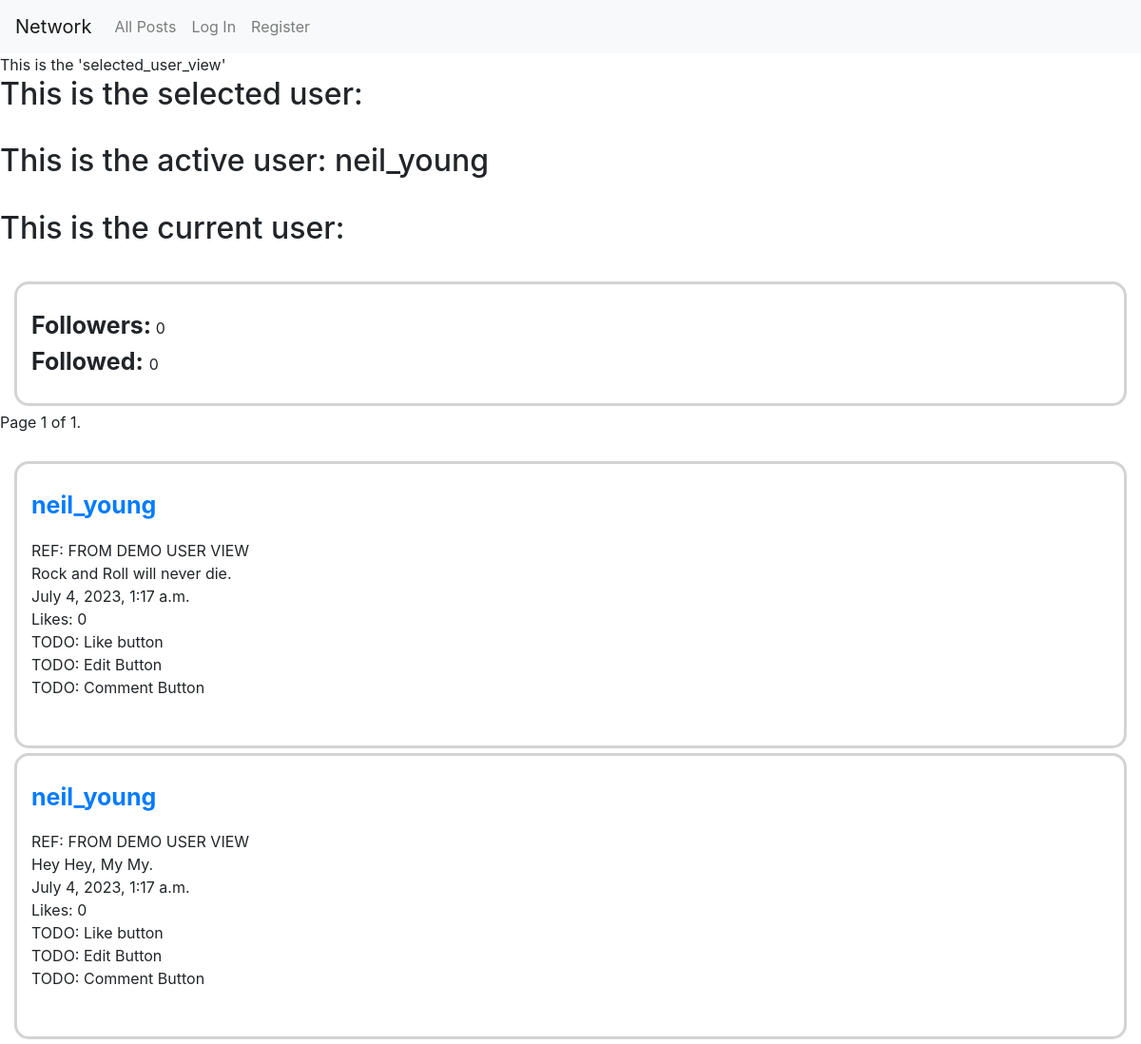
Before: /demo_user/neil_young with the older database file.
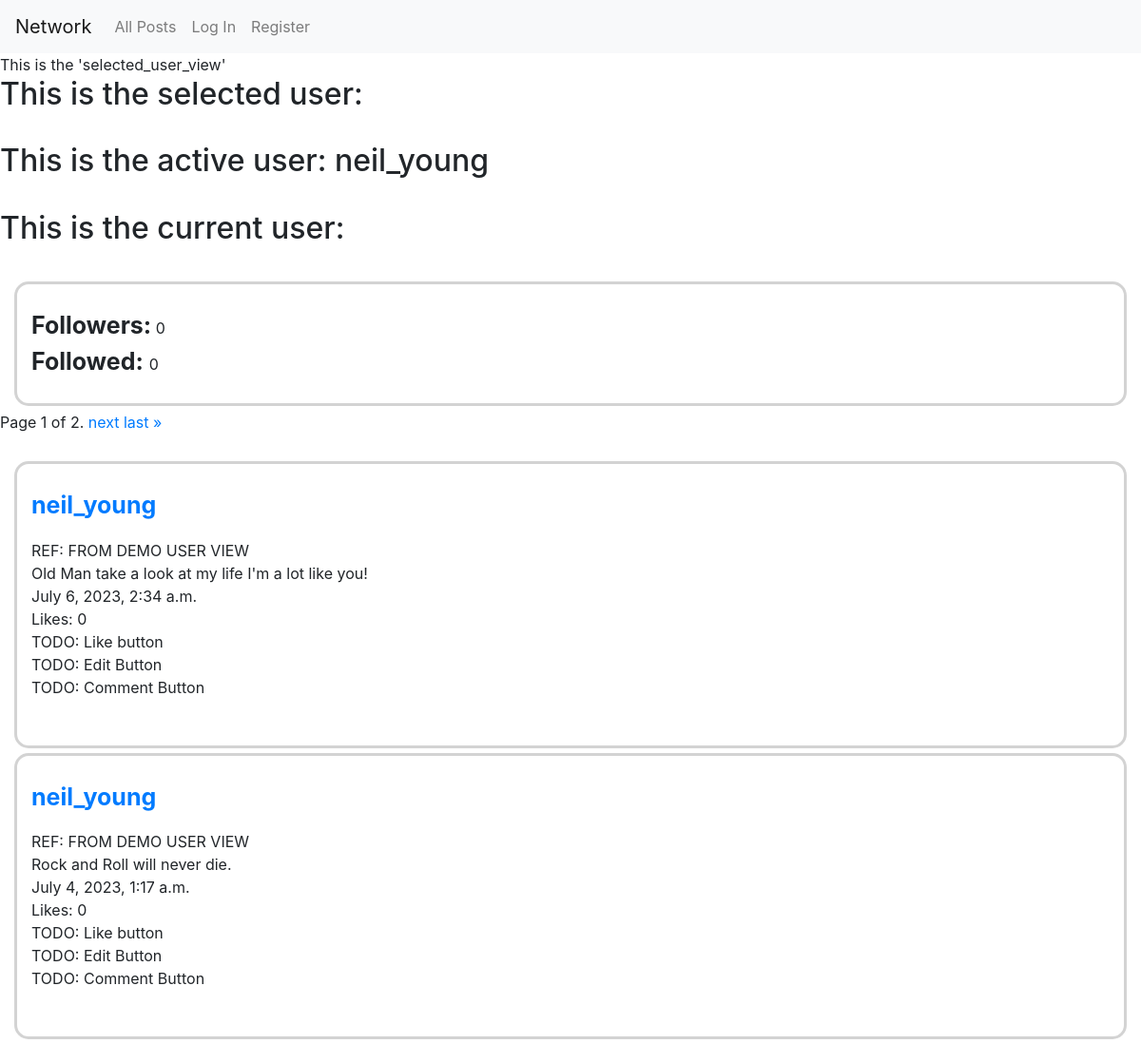
After: the same page with the newer database file.
### network/models.py (models this page shows, shortened)
class User(AbstractUser):
    followed_by_user = models.IntegerField(default=0)
    followers_of_user = models.IntegerField(default=0)
    def __str__(self):
        return f"{self.username}"

class Post(models.Model):
    content = models.CharField(max_length=128)
    user = models.ForeignKey(User, on_delete=models.CASCADE, related_name="user")
    likes = models.IntegerField(default=0)
    timestamp = models.DateTimeField(auto_now_add=True)

### network/views.py (the view)
# urls.py: path("demo_user/<str:request_name>", views.demo_user, name="demo_user"),
def demo_user(request, request_name=None):
    print(request, request_name)
    active_user = User.objects.get(username=request_name)
    print("active_user: ", active_user)
    active_user_posts = Post.objects.filter(user=active_user.id).order_by("-timestamp")
    paginator_active_user = Paginator(active_user_posts, 2)
    page_number = request.GET.get('page')
    page_obj_active_user = paginator_active_user.get_page(page_number)
    return render(request, "network/demo_user.html",{
                      "page_obj_active_user": page_obj_active_user,
                      "active_user": active_user
                  })

### network/templates/network/demo_user.html (shortened to what this page needs)
{% extends "network/layout.html" %}
{% load static %}
{% block body %}
    <div id="selected_user_view">
    This is the 'selected_user_view'
    <h2>This is the selected user: {{selected_user}}</h2><br>
    <h2>This is the active user: {{active_user}}</h2><br>
    <h2>This is the current user: {{current_user}}</h2><br>
    <p class="post_style" >
      <strong style="font-size:25px;">Followers:</strong> {{ active_user.followers_of_user }}<br>
      <strong style="font-size:25px;">Followed: </strong> {{ active_user.followed_by_user }} <br>
    </p>
    <div class="pagination">
      <span class="step-links">
      <span class="current">
        Page {{ page_obj_active_user.number }} of {{ page_obj_active_user.paginator.num_pages }}.
      </span>
      {% if page_obj_active_user.has_next %}
        <a href="?page={{ page_obj_active_user.next_page_number }}">next</a>
        <a href="?page={{ page_obj_active_user.paginator.num_pages }}">last &raquo;</a>
      {% endif %}
      </span>
    </div><br>
    {% for p in page_obj_active_user %}
      <div class="post_style">
        <p id="userlink" class="active_user_page"
          style="font-size:25px; font-weight: bold;"> <a href="#">{{p.user}}</a>
        </p>
          REF: FROM DEMO USER VIEW
          <br>
          {{p.content}}<br>
          {{p.timestamp}}<br>
          Likes: {{p.likes}}<br>
          TODO: Like button<br>
          TODO: Edit Button<br>
          TODO: Comment Button
          <br><br>
      </div>
{% endfor %}
</div>
{% endblock %}

### network/templates/network/layout.html (shortened to what this page needs)
{% load static %}
<!DOCTYPE html>
<html lang="en">
    <head>
        <link rel="stylesheet" href="https://stackpath.bootstrapcdn.com/bootstrap/4.4.1/css/bootstrap.min.css">
        <link  href="{% static 'network/styles.css' %}" rel="stylesheet">
    </head>
    <body>
        <nav class="navbar navbar-expand-lg navbar-light bg-light">
        <a class="navbar-brand" href="#">Network</a>
            <div class="testclass">
              <ul class="navbar-nav mr-auto">
                  <li id="all_posts" class="nav-item">
                    <a class="nav-link" href="#">All Posts</a>
                  </li>
                {% if user.is_authenticated %}
                  <li id="new_post" class="nav-item">
                    <a class="nav-link" href="#">New Post</a>
                  </li>
                  <li id="following" class="nav-item">
                    <a class="nav-link" href="#">Following</a>
                  </li>
                  <li class="nav-item">
                    <a class="nav-link" href="{% url 'logout' %}">Log Out</a>
                  </li>
                {% else %}
                  <li class="nav-item">
                    <a class="nav-link" href="{% url 'login' %}">Log In</a>
                  </li>
                  <li class="nav-item">
                    <a class="nav-link" href="{% url 'register' %}">Register</a>
                  </li>
                {% endif %}
              </ul>
            </div>
          </nav>
        <div class="body">
            {% block body %}
            {% endblock %}
        </div>
    </body>
</html>

### network/static/network/styles.css (style rules this page uses)
.post_style { border-color: lightgrey; border-radius:15px; border-style: solid; margin: 5px 15px 5px 15px; padding:25px 15px 25px 15px; }

Changed rows visible on the page:
no longer on this page (row unchanged): Post: user "neil_young", content "Hey Hey, My My.", timestamp "July 4, 2023, 1:17 a.m.", likes "0"
added Post: user "neil_young", content "Old Man take a look at my life I'm a lot like you!", timestamp "July 6, 2023, 2:34 a.m.", likes "0"
Other visible differences:
{{ page_obj_active_user.paginator.num_pages }}: "1" → "2"
text now shown: "next last »"
